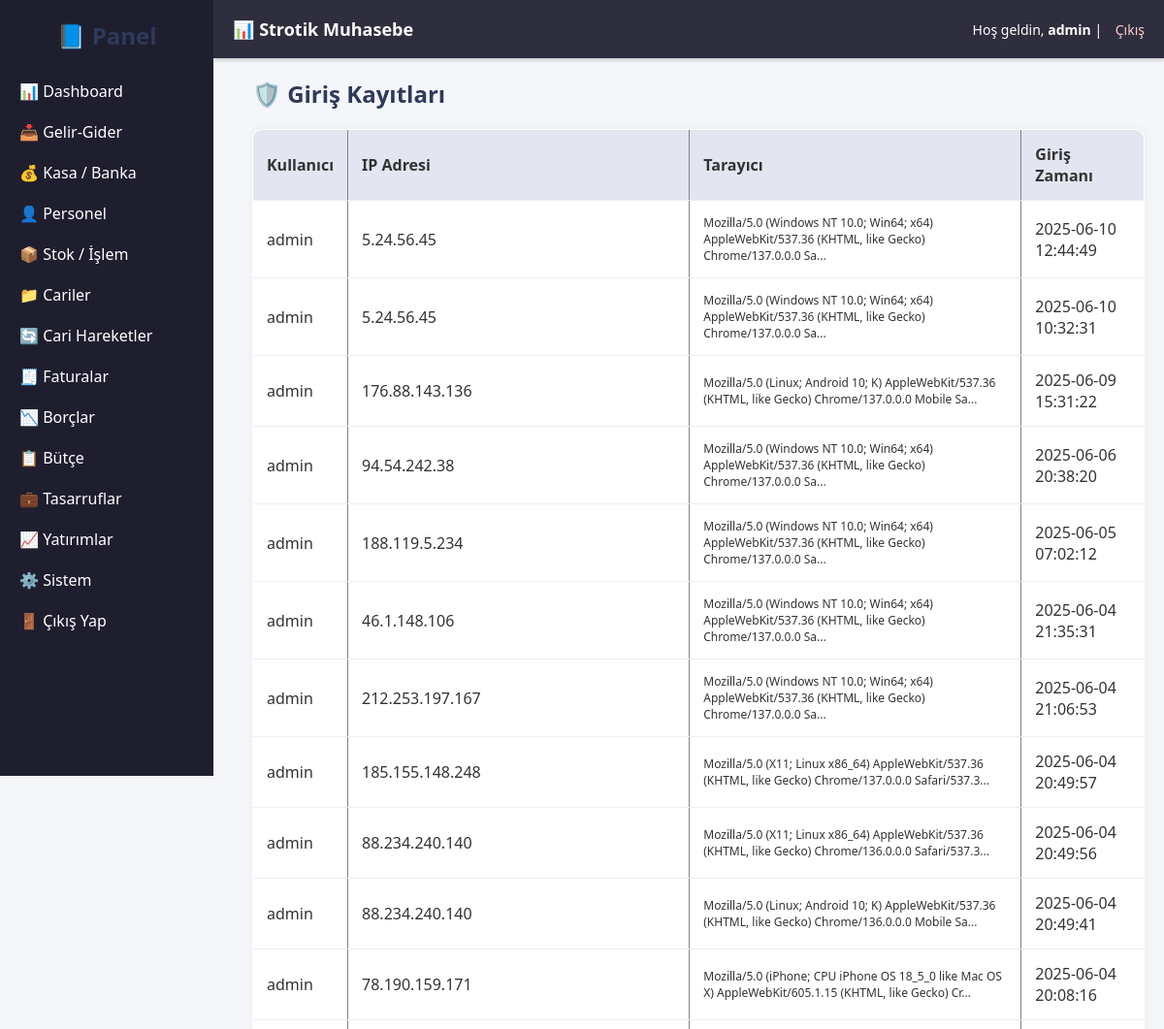
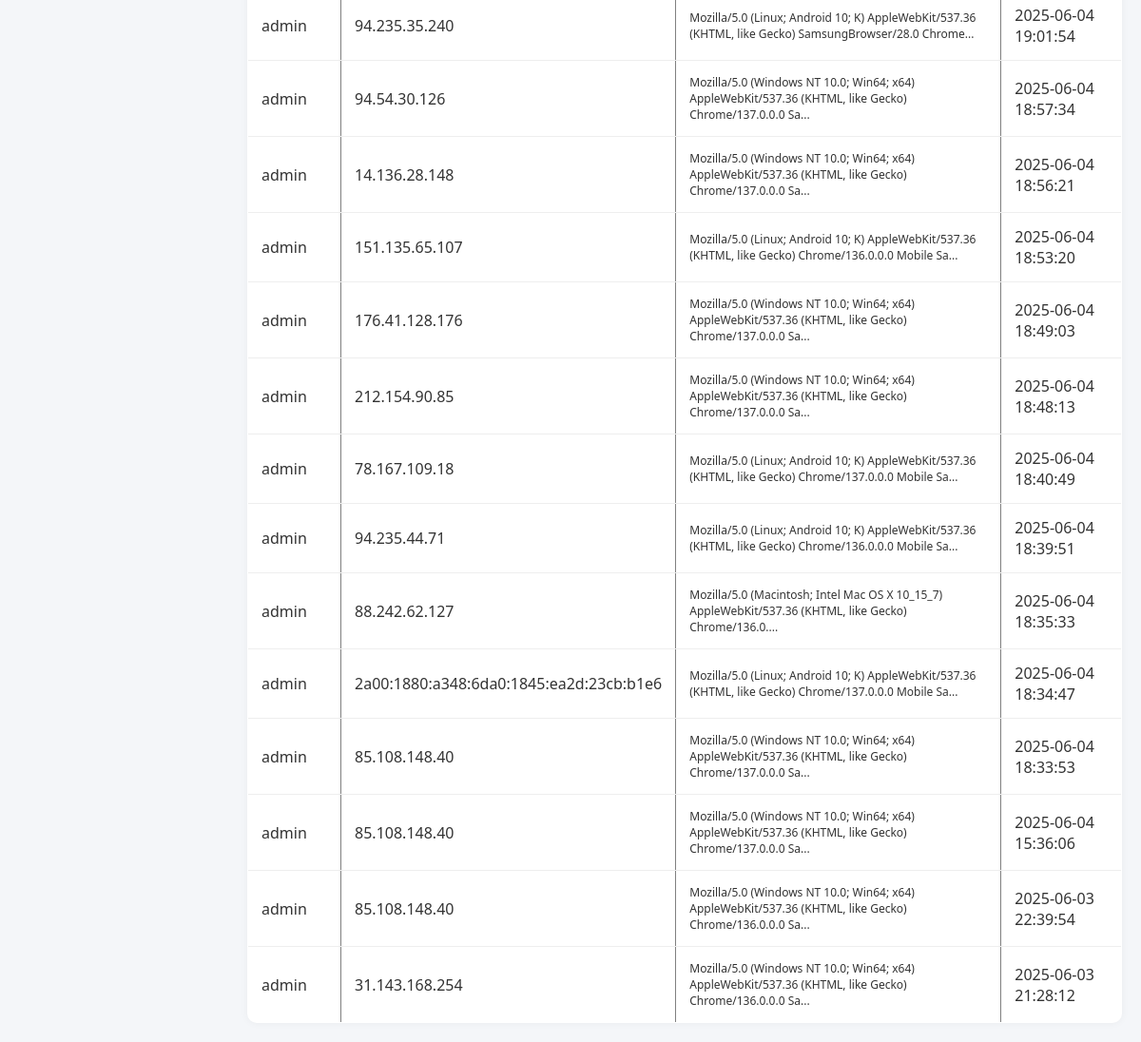
/pages/giris_kayitlari.php (signed in), run on the app's committed database (2 pictures, top to bottom).
### tables this page shows
CREATE TABLE `giris_loglari` (
  `id` int(11) NOT NULL,
  `kullanici_adi` varchar(100) DEFAULT NULL,
  `ip_adresi` varchar(100) DEFAULT NULL,
  `tarayici` text DEFAULT NULL,
  `giris_zamani` timestamp NULL DEFAULT current_timestamp()
);

### pages/giris_kayitlari.php (the view, shortened to what this page needs)
<?php
include '../includes/db.php';
include '../includes/header.php';
include '../includes/sidebar.php';
$loglar = $baglanti->query("SELECT * FROM giris_loglari ORDER BY giris_zamani DESC")->fetchAll(PDO::FETCH_ASSOC);
?>
<div style="margin-left: 240px; padding: 20px;">
    <h2>🛡️ Giriş Kayıtları</h2>
    <table border="1" cellpadding="8" cellspacing="0" style="width:100%; background:#fff;">
        <tr>
            <th>Kullanıcı</th>
            <th>IP Adresi</th>
            <th>Tarayıcı</th>
            <th>Giriş Zamanı</th>
        </tr>
        <?php foreach ($loglar as $log): ?>
            <tr>
                <td><?= $log['kullanici_adi'] ?></td>
                <td><?= $log['ip_adresi'] ?></td>
                <td style="font-size: 12px;"><?= substr($log['tarayici'], 0, 100) ?>...</td>
                <td><?= $log['giris_zamani'] ?></td>
            </tr>
        <?php endforeach; ?>
    </table>
</div>

### includes/header.php (shortened to what this page needs)
<!DOCTYPE html>
<html lang="tr">
<head>
    <link rel="stylesheet" href="../assets/style.css">
</head>
<body>
<div class="header">
    <div style="font-size: 18px; font-weight: bold;">📊 Strotik Muhasebe</div>
    <div style="font-size: 14px;">
        Hoş geldin, <strong><?= $_SESSION['kullanici_adi'] ?? 'Misafir' ?></strong>
        | <a href="/auth/logout.php">Çıkış</a>
    </div>
</div>

### includes/sidebar.php (shortened to what this page needs)
<div style="position: fixed; top: 0; left: 0; width: 220px; height: 100vh; overflow-y: auto; background-color: #1e1e2f; color: white; padding-top: 20px; z-index: 1000;">
    <h2 style="text-align: center; margin-bottom: 20px;">📘 Panel</h2>
    <ul style="list-style: none; padding-left: 0; margin: 0;">
        <li><a href="dashboard.php" class="menu-item">📊 Dashboard</a></li>
        <li><a href="gelir_gider.php" class="menu-item">📥 Gelir-Gider</a></li>
        <li class="accordion">
            <div class="menu-item accordion-toggle">💰 Kasa / Banka</div>
        </li>
        <li class="accordion">
            <div class="menu-item accordion-toggle">👤 Personel</div>
        </li>
        <li class="accordion">
            <div class="menu-item accordion-toggle">📦 Stok / İşlem</div>
        </li>
        <li><a href="cariler.php" class="menu-item">📁 Cariler</a></li>
        <li><a href="cari_hareketler.php" class="menu-item">🔄 Cari Hareketler</a></li>
        <li><a href="faturalar.php" class="menu-item">🧾 Faturalar</a></li>
        <li><a href="borclar.php" class="menu-item">📉 Borçlar</a></li>
        <li><a href="butce.php" class="menu-item">📋 Bütçe</a></li>
        <li><a href="tasarruflar.php" class="menu-item">💼 Tasarruflar</a></li>
        <li><a href="yatirimlar.php" class="menu-item">📈 Yatırımlar</a></li>
        <li class="accordion">
            <div class="menu-item accordion-toggle">⚙️ Sistem</div>
        </li>
        <li><a href="logout.php" class="menu-item">🚪 Çıkış Yap</a></li>
    </ul>
</div>

### assets/style.css (style rules this page uses)
* { margin: 0; padding: 0; box-sizing: border-box; font-family: 'Segoe UI', sans-serif; }
body { background: #f4f6f9; color: #333; }
h2, h3 { margin-bottom: 20px; color: #2e3a59; }
table { width: 100%; border-collapse: collapse; background: white; border-radius: 10px; overflow: hidden; box-shadow: 0 0 8px rgba(0,0,0,0.05); }
table th, table td { padding: 14px; text-align: left; border-bottom: 1px solid #eee; }
table th { background: #e3e6f0; font-weight: 600; }

### includes/header.php (style rules this page uses)
.header { position: fixed; top: 0; left: 220px; right: 0; height: 60px; background: #2e2e3e; color: white; display: flex; align-items: center; justify-content: space-between; padding: 0 20px; z-index: 999; box-shadow: 0 2px 4px rgba(0,0,0,0.2); }
.header a { color: #ffcbcb; text-decoration: none; margin-left: 10px; }
body { padding-top: 60px; }

### includes/sidebar.php (style rules this page uses)
.menu-item { display: block; padding: 10px 20px; color: white; text-decoration: none; transition: background 0.2s; }

### data on the page
giris_loglari: kullanici_adi "admin", ip_adresi "5.24.56.45", tarayici "Mozilla/5.0 (Windows NT 10.0; Win64; x64) AppleWebKit/537.36 (KHTML, like Gecko) Chrome/137.0.0.0 Sa", giris_zamani "2025-06-10 12:44:49"
giris_loglari: kullanici_adi "admin", ip_adresi "5.24.56.45", tarayici "Mozilla/5.0 (Windows NT 10.0; Win64; x64) AppleWebKit/537.36 (KHTML, like Gecko) Chrome/137.0.0.0 Sa", giris_zamani "2025-06-10 10:32:31"
giris_loglari: kullanici_adi "admin", ip_adresi "176.88.143.136", tarayici "Mozilla/5.0 (Linux; Android 10; K) AppleWebKit/537.36 (KHTML, like Gecko) Chrome/137.0.0.0 Mobile Sa", giris_zamani "2025-06-09 15:31:22"
giris_loglari: kullanici_adi "admin", ip_adresi "94.54.242.38", tarayici "Mozilla/5.0 (Windows NT 10.0; Win64; x64) AppleWebKit/537.36 (KHTML, like Gecko) Chrome/137.0.0.0 Sa", giris_zamani "2025-06-06 20:38:20"
giris_loglari: kullanici_adi "admin", ip_adresi "188.119.5.234", tarayici "Mozilla/5.0 (Windows NT 10.0; Win64; x64) AppleWebKit/537.36 (KHTML, like Gecko) Chrome/137.0.0.0 Sa", giris_zamani "2025-06-05 07:02:12"
giris_loglari: kullanici_adi "admin", ip_adresi "46.1.148.106", tarayici "Mozilla/5.0 (Windows NT 10.0; Win64; x64) AppleWebKit/537.36 (KHTML, like Gecko) Chrome/137.0.0.0 Sa", giris_zamani "2025-06-04 21:35:31"
giris_loglari: kullanici_adi "admin", ip_adresi "212.253.197.167", tarayici "Mozilla/5.0 (Windows NT 10.0; Win64; x64) AppleWebKit/537.36 (KHTML, like Gecko) Chrome/137.0.0.0 Sa", giris_zamani "2025-06-04 21:06:53"
giris_loglari: kullanici_adi "admin", ip_adresi "185.155.148.248", tarayici "Mozilla/5.0 (X11; Linux x86_64) AppleWebKit/537.36 (KHTML, like Gecko) Chrome/137.0.0.0 Safari/537.3", giris_zamani "2025-06-04 20:49:57"
giris_loglari: kullanici_adi "admin", ip_adresi "88.234.240.140", tarayici "Mozilla/5.0 (X11; Linux x86_64) AppleWebKit/537.36 (KHTML, like Gecko) Chrome/136.0.0.0 Safari/537.3", giris_zamani "2025-06-04 20:49:56"
giris_loglari: kullanici_adi "admin", ip_adresi "88.234.240.140", tarayici "Mozilla/5.0 (Linux; Android 10; K) AppleWebKit/537.36 (KHTML, like Gecko) Chrome/136.0.0.0 Mobile Sa", giris_zamani "2025-06-04 20:49:41"
giris_loglari: kullanici_adi "admin", ip_adresi "78.190.159.171", tarayici "Mozilla/5.0 (iPhone; CPU iPhone OS 18_5_0 like Mac OS X) AppleWebKit/605.1.15 (KHTML, like Gecko) Cr", giris_zamani "2025-06-04 20:08:16"
giris_loglari: kullanici_adi "admin", ip_adresi "94.235.35.240", tarayici "Mozilla/5.0 (Linux; Android 10; K) AppleWebKit/537.36 (KHTML, like Gecko) SamsungBrowser/28.0 Chrome", giris_zamani "2025-06-04 19:01:54"
giris_loglari: kullanici_adi "admin", ip_adresi "94.54.30.126", tarayici "Mozilla/5.0 (Windows NT 10.0; Win64; x64) AppleWebKit/537.36 (KHTML, like Gecko) Chrome/137.0.0.0 Sa", giris_zamani "2025-06-04 18:57:34"
giris_loglari: kullanici_adi "admin", ip_adresi "14.136.28.148", tarayici "Mozilla/5.0 (Windows NT 10.0; Win64; x64) AppleWebKit/537.36 (KHTML, like Gecko) Chrome/137.0.0.0 Sa", giris_zamani "2025-06-04 18:56:21"
giris_loglari: kullanici_adi "admin", ip_adresi "151.135.65.107", tarayici "Mozilla/5.0 (Linux; Android 10; K) AppleWebKit/537.36 (KHTML, like Gecko) Chrome/136.0.0.0 Mobile Sa", giris_zamani "2025-06-04 18:53:20"
giris_loglari: kullanici_adi "admin", ip_adresi "176.41.128.176", tarayici "Mozilla/5.0 (Windows NT 10.0; Win64; x64) AppleWebKit/537.36 (KHTML, like Gecko) Chrome/137.0.0.0 Sa", giris_zamani "2025-06-04 18:49:03"
giris_loglari: kullanici_adi "admin", ip_adresi "212.154.90.85", tarayici "Mozilla/5.0 (Windows NT 10.0; Win64; x64) AppleWebKit/537.36 (KHTML, like Gecko) Chrome/137.0.0.0 Sa", giris_zamani "2025-06-04 18:48:13"
giris_loglari: kullanici_adi "admin", ip_adresi "78.167.109.18", tarayici "Mozilla/5.0 (Linux; Android 10; K) AppleWebKit/537.36 (KHTML, like Gecko) Chrome/137.0.0.0 Mobile Sa", giris_zamani "2025-06-04 18:40:49"
giris_loglari: kullanici_adi "admin", ip_adresi "94.235.44.71", tarayici "Mozilla/5.0 (Linux; Android 10; K) AppleWebKit/537.36 (KHTML, like Gecko) Chrome/136.0.0.0 Mobile Sa", giris_zamani "2025-06-04 18:39:51"
giris_loglari: kullanici_adi "admin", ip_adresi "88.242.62.127", tarayici "Mozilla/5.0 (Macintosh; Intel Mac OS X 10_15_7) AppleWebKit/537.36 (KHTML, like Gecko) Chrome/136.0.", giris_zamani "2025-06-04 18:35:33"
giris_loglari: kullanici_adi "admin", ip_adresi "2a00:1880:a348:6da0:1845:ea2d:23cb:b1e6", tarayici "Mozilla/5.0 (Linux; Android 10; K) AppleWebKit/537.36 (KHTML, like Gecko) Chrome/137.0.0.0 Mobile Sa", giris_zamani "2025-06-04 18:34:47"
giris_loglari: kullanici_adi "admin", ip_adresi "85.108.148.40", tarayici "Mozilla/5.0 (Windows NT 10.0; Win64; x64) AppleWebKit/537.36 (KHTML, like Gecko) Chrome/137.0.0.0 Sa", giris_zamani "2025-06-04 18:33:53"
giris_loglari: kullanici_adi "admin", ip_adresi "85.108.148.40", tarayici "Mozilla/5.0 (Windows NT 10.0; Win64; x64) AppleWebKit/537.36 (KHTML, like Gecko) Chrome/137.0.0.0 Sa", giris_zamani "2025-06-04 15:36:06"
giris_loglari: kullanici_adi "admin", ip_adresi "85.108.148.40", tarayici "Mozilla/5.0 (Windows NT 10.0; Win64; x64) AppleWebKit/537.36 (KHTML, like Gecko) Chrome/136.0.0.0 Sa", giris_zamani "2025-06-03 22:39:54"
giris_loglari: kullanici_adi "admin", ip_adresi "31.143.168.254", tarayici "Mozilla/5.0 (Windows NT 10.0; Win64; x64) AppleWebKit/537.36 (KHTML, like Gecko) Chrome/136.0.0.0 Sa", giris_zamani "2025-06-03 21:28:12"

### other printed values
$_SESSION['kullanici_adi'] "admin"
